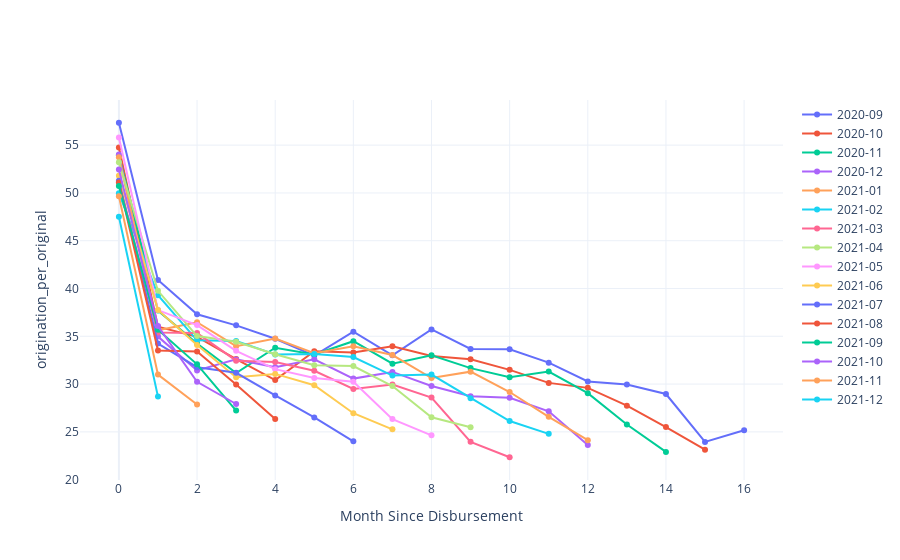

Source (notebook cell):
### Code cell
# visualize cohorts for a given feature
m.plot_cohorts('origination_per_original')

### Figure 1 — Plotly figure (JSON) as saved in the notebook; plotly's stock layout.template omitted (floating-point values rounded to 4 significant figures)
{"data": [{"name": "2020-09", "type": "scatter", "x": [0, 1, 2, 3, 4, 5, 6, 7, 8, 9, 10, 11, 12, 13, 14, 15, 16], "y": [57.34, 40.9, 37.3, 36.14, 34.75, 32.98, 35.49, 33.01, 35.72, 33.68, 33.63, 32.24, 30.28, 29.95, 28.96, 23.95, 25.17]}, {"name": "2020-10", "type": "scatter", "x": [0, 1, 2, 3, 4, 5, 6, 7, 8, 9, 10, 11, 12, 13, 14, 15], "y": [54.75, 36.0, 34.94, 32.62, 30.43, 33.43, 33.31, 33.97, 32.95, 32.6, 31.49, 30.13, 29.61, 27.74, 25.5, 23.13]}, {"name": "2020-11", "type": "scatter", "x": [0, 1, 2, 3, 4, 5, 6, 7, 8, 9, 10, 11, 12, 13, 14], "y": [53.93, 37.69, 34.25, 31.16, 33.81, 33.1, 34.49, 32.13, 33.02, 31.67, 30.71, 31.3, 29.05, 25.76, 22.91]}, {"name": "2020-12", "type": "scatter", "x": [0, 1, 2, 3, 4, 5, 6, 7, 8, 9, 10, 11, 12], "y": [54.01, 34.97, 31.42, 32.58, 31.77, 32.6, 30.58, 31.27, 29.81, 28.72, 28.57, 27.15, 23.64]}, {"name": "2021-01", "type": "scatter", "x": [0, 1, 2, 3, 4, 5, 6, 7, 8, 9, 10, 11, 12], "y": [53.74, 35.63, 36.47, 33.97, 34.77, 33.23, 33.97, 33.04, 30.64, 31.3, 29.17, 26.58, 24.14]}, {"name": "2021-02", "type": "scatter", "x": [0, 1, 2, 3, 4, 5, 6, 7, 8, 9, 10, 11], "y": [49.98, 39.3, 34.58, 34.52, 33.1, 33.14, 32.84, 30.89, 31.0, 28.53, 26.13, 24.79]}, {"name": "2021-03", "type": "scatter", "x": [0, 1, 2, 3, 4, 5, 6, 7, 8, 9, 10], "y": [51.14, 35.4, 35.34, 32.45, 32.32, 31.4, 29.49, 29.96, 28.58, 23.96, 22.34]}, {"name": "2021-04", "type": "scatter", "x": [0, 1, 2, 3, 4, 5, 6, 7, 8, 9], "y": [53.2, 39.76, 35.02, 34.43, 33.13, 31.98, 31.89, 29.8, 26.53, 25.48]}, {"name": "2021-05", "type": "scatter", "x": [0, 1, 2, 3, 4, 5, 6, 7, 8], "y": [55.8, 37.75, 36.17, 33.48, 31.56, 30.63, 30.25, 26.33, 24.64]}, {"name": "2021-06", "type": "scatter", "x": [0, 1, 2, 3, 4, 5, 6, 7], "y": [51.81, 37.76, 34.09, 30.72, 31.07, 29.88, 26.95, 25.26]}, {"name": "2021-07", "type": "scatter", "x": [0, 1, 2, 3, 4, 5, 6], "y": [51.27, 34.24, 31.77, 31.18, 28.82, 26.52, 24.01]}, {"name": "2021-08", "type": "scatter", "x": [0, 1, 2, 3, 4], "y": [51.1, 33.51, 33.41, 29.96, 26.35]}, {"name": "2021-09", "type": "scatter", "x": [0, 1, 2, 3], "y": [50.72, 35.68, 32.06, 27.23]}, {"name": "2021-10", "type": "scatter", "x": [0, 1, 2, 3], "y": [52.45, 36.07, 30.24, 27.92]}, {"name": "2021-11", "type": "scatter", "x": [0, 1, 2], "y": [49.65, 30.99, 27.87]}, {"name": "2021-12", "type": "scatter", "x": [0, 1], "y": [47.5, 28.69]}], "layout": {"xaxis": {"title": {"text": "Month Since Disbursement"}}, "yaxis": {"title": {"text": "origination_per_original"}}}}
